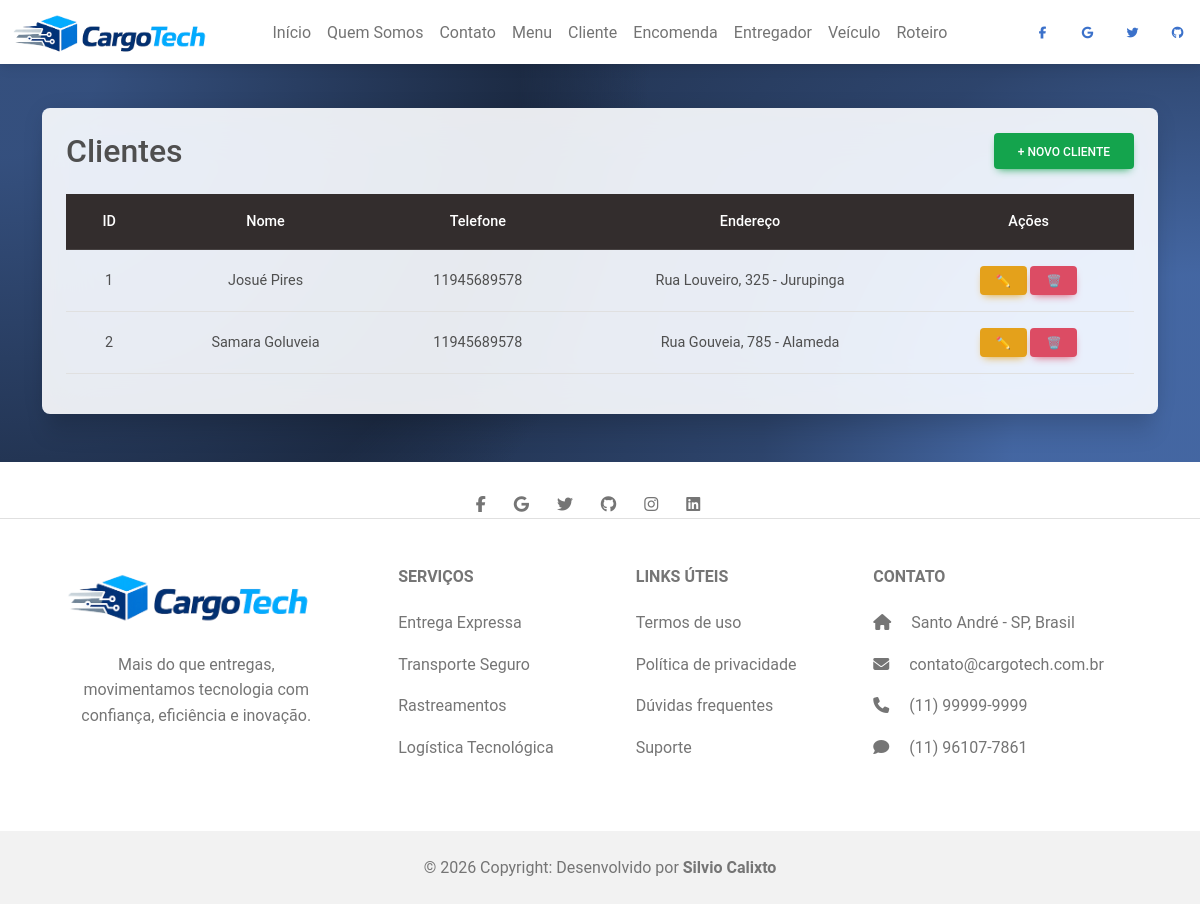
Page /telas/cliente/listar.php on the committed database.
### tables this page shows
create table cliente (
	codigo int not null primary key auto_increment,
    nome varchar(45),
    cnpj varchar(20),
    telefone varchar(17),
    codigoEndereco int
);

create table endereco (
	codigo int not null primary key auto_increment,
    logradouro varchar(45),
    numero int,
    bairro varchar(20),
    estado varchar(45),
    cep varchar(10)
);

### DAO/conexao.php (called while the page is built, shortened)
<?php
  class Conexao {
    function conectar() {
      try {
        $conn = mysqli_connect('localhost',
                               'root',
                               '',
                               'entregas');
      if($conn) {
        return $conn;
      }
      }
      catch(Exception $erro)
      {
        return "Algo deu errado!<br><br> $erro";
      }
    }
  }
?>

### DAO/ClienteDAO.php (called while the page is built, shortened)
<?php
require_once('conexao.php');
class ClienteDAO {
    private $conn;
    public function __construct() {
        $conexao = new Conexao();
        $this->conn = $conexao->conectar();
    }
    public function listarComEndereco() {
        $sql = "
        SELECT cliente.*, endereco.logradouro, endereco.numero, endereco.bairro
        FROM cliente
        LEFT JOIN endereco
        ON cliente.codigoEndereco = endereco.codigo
        ";
        return mysqli_query($this->conn, $sql);
    }
}

### telas/cliente/listar.php (the view, shortened to what this page needs)
<?php
require_once('../../DAO/ClienteDAO.php');
$clienteDAO = new ClienteDAO();
$result = $clienteDAO->listarComEndereco();
?>
<!doctype html>
<html lang="pt-br">
  <head>
    <link rel="stylesheet" href="../../css/style.css">
    <link rel="stylesheet" href="https://cdnjs.cloudflare.com/ajax/libs/font-awesome/6.7.2/css/all.min.css">
    <link href="https://cdnjs.cloudflare.com/ajax/libs/mdb-ui-kit/6.4.0/mdb.min.css" rel="stylesheet"/>
    </head>
  <body>
    <header>
        <nav class="navbar navbar-expand-lg bg-body fixed-top" >
          <div class="container-fluid">
            <div class="collapse navbar-collapse " id="navbarExample01">
            <a href="../../index.php"><img src="../../img/logo.png" alt="" width="200px"></a>
              <ul class="navbar-nav mx-auto mb-2 mb-lg-0">
                <li class="nav-item active">
                  <a class="nav-link" aria-current="page" href="../../index.php">Início</a>
                </li>
                <li class="nav-item">
                  <a class="nav-link " href="../institucional/sobre.php">Quem Somos</a>
                </li>
                <li class="nav-item">
                  <a class="nav-link" href="../institucional/contato.php">Contato</a>
                </li>
                <li class="nav-item">
                  <a class="nav-link" href="../institucional/menu.php"> Menu</a>
                </li>
                <li class="nav-item">
                  <a class="nav-link" href="../cliente/listar.php">Cliente</a>
                </li>
                <li class="nav-item">
                  <a class="nav-link" href="../encomenda/listar.php">Encomenda</a>
                </li>
                <li class="nav-item">
                  <a class="nav-link" href="../entregador/listar.php">Entregador</a>
                </li>
                <li class="nav-item">
                  <a class="nav-link" href="../veiculo/listar.php">Veículo</a>
                </li>
                <li class="nav-item">
                  <a class="nav-link" href="../roteiro/listar.php">Roteiro</a>
                </li>
              </ul>
            </div>
          </div>
          <button  type="button" data-mdb-button-init data-mdb-ripple-init class="btn btn-link btn-floating mx-1">
                    <i class="fab fa-facebook-f"></i>
                  </button>
                  <button  type="button" data-mdb-button-init data-mdb-ripple-init class="btn btn-link btn-floating mx-1">
                    <i class="fab fa-google"></i>
                  </button>
                  <button  type="button" data-mdb-button-init data-mdb-ripple-init class="btn btn-link btn-floating mx-1">
                    <i class="fab fa-twitter"></i>
                  </button>
                  <button  type="button" data-mdb-button-init data-mdb-ripple-init class="btn btn-link btn-floating mx-1">
                    <i class="fab fa-github"></i>
                  </button>
        </nav>
      </header>
<main>
<section class="background-radial-gradient py-5 form" style="margin-top: 60px;">
<div class="container">
  <div class="card bg-glass shadow-5-strong p-4">
    <div class="d-flex justify-content-between align-items-center mb-4">
      <h2 class="mb-0">Clientes</h2>
      <a href="cadastrar.php" class="btn btn-success">+ Novo Cliente</a>
    </div>
    <div class="table-responsive">
      <table class="table table-hover align-middle text-center">
        <thead class="table-dark">
          <tr>
            <th>ID</th>
            <th>Nome</th>
            <th>Telefone</th>
            <th>Endereço</th>
            <th>Ações</th>
          </tr>
        </thead>
        <tbody>
          <?php while($dados = mysqli_fetch_assoc($result)){ ?>
          <tr>
            <td><?= $dados['codigo'] ?></td>
            <td><?= $dados['nome'] ?></td>
            <td><?= $dados['telefone'] ?></td>
            <td>
              <?= $dados['logradouro'] ?>, <?= $dados['numero'] ?> - <?= $dados['bairro'] ?>
            </td>
            <td>
              <a href="editar.php?id=<?= $dados['codigo'] ?>" class="btn btn-warning btn-sm">
                ✏️
              </a>
              <a href="?acao=excluir&id=<?= $dados['codigo'] ?>"
                 class="btn btn-danger btn-sm"
                 onclick="return confirm('Tem certeza que deseja excluir?')">
                🗑️
              </a>
            </td>
          </tr>
          <?php } ?>
        </tbody>
      </table>
    </div>
  </div>
</div>
</section>
        <footer class="text-center text-lg-start bg-body-tertiary text-muted">
    <section class="d-flex justify-content-center border-bottom">
      <div>
        <a href="" class="me-4 text-reset">
          <i class="fab fa-facebook-f"></i>
        </a>
        <a href="" class="me-4 text-reset">
          <i class="fab fa-google"></i>
        </a>
        <a href="" class="me-4 text-reset">
          <i class="fab fa-twitter"></i>
        <a href="" class="me-4 text-reset">
          <i class="fab fa-github"></i>
        </a>
        <a href="" class="me-4 text-reset">
          <i class="fab fa-instagram"></i>
        </a>
        <a href="" class="me-4 text-reset">
          <i class="fab fa-linkedin"></i>
        </a>
      </div>
    </section>
    <section class="">
      <div class="container text-center text-md-start mt-5">
        <div class="row mt-3">
          <div class="col-md-3 col-lg-4 col-xl-3 mx-auto mb-4">
              <img src="../../img/logo.png" alt="" width="250px">
              <br><br>
            <p class="text-center">
            Mais do que entregas, movimentamos tecnologia com confiança, eficiência e inovação.
            </p>
          </div>
          <div class="col-md-2 col-lg-2 col-xl-2 mx-auto mb-4">
            <h6 class="text-uppercase fw-bold mb-4">
            Serviços
            </h6>
            <p>
              <a href="#!" class="text-reset">Entrega Expressa</a>
            </p>
            <p>
              <a href="#!" class="text-reset">Transporte Seguro</a>
            </p>
            <p>
              <a href="#!" class="text-reset">Rastreamentos</a>
            </p>
            <p>
              <a href="#!" class="text-reset">Logística Tecnológica</a>
            </p>
          </div>
          <div class="col-md-3 col-lg-2 col-xl-2 mx-auto mb-4">
            <h6 class="text-uppercase fw-bold mb-4">
            Links úteis
            </h6>
            <p>
              <a href="#!" class="text-reset">Termos de uso</a>
            </p>
            <p>
              <a href="#!" class="text-reset">Política de privacidade</a>
            </p>
            <p>
              <a href="#!" class="text-reset">Dúvidas frequentes</a>
            </p>
            <p>
              <a href="#!" class="text-reset">Suporte</a>
            </p>
          </div>
          <div class="col-md-4 col-lg-3 col-xl-3 mx-auto mb-md-0 mb-4">
            <h6 class="text-uppercase fw-bold mb-4">Contato</h6>
            <p><i class="fas fa-home me-3"></i> Santo André - SP, Brasil</p>
            <p>
              <i class="fas fa-envelope me-3"></i>
              contato@cargotech.com.br
            </p>
            <p><i class="fas fa-phone me-3"></i> (11) 99999-9999</p>
            <p><i class="fa-solid fa-comment me-3"></i> (11) 96107-7861</p>
          </div>
        </div>
      </div>
    </section>
    <div class="text-center p-4" style="background-color: rgba(0, 0, 0, 0.05);">
      © 2026 Copyright: Desenvolvido por
      <a class="text-reset fw-bold" href="https://github.com/SilvioCalixto" target="_blank">Silvio Calixto</a>
    </div>
  </footer>
  </body>
</html>

### css/style.css (style rules this page uses)
section { margin-bottom: 30px; }
.background-radial-gradient { background-color: hsl(218, 41%, 15%); background-image: radial-gradient(650px circle at 0% 0%, hsl(218, 41%, 35%) 15%, hsl(218, 41%, 30%) 35%, hsl(218, 41%, 20%) 75%, hsl(218, 41%, 19%) 80%, transparent 100%), radial-gradient(1250px circle at 100% 100%, hsl(218, 41%, 45%) 15%, hsl(218, 41%, 30%) 35%, hsl(218, 41%, 20%) 75%, hsl(218, 41%, 19%) 80%, transparent 100%); }
.bg-glass { background-color: hsla(0, 0%, 100%, 0.9) !important; backdrop-filter: saturate(200%) blur(25px); }

### telas/cliente/listar.php (style rules this page uses)
.background-radial-gradient { background-color: hsl(218, 41%, 15%); background-image: radial-gradient(650px circle at 0% 0%, hsl(218, 41%, 35%) 15%, hsl(218, 41%, 30%) 35%, hsl(218, 41%, 20%) 75%, hsl(218, 41%, 19%) 80%, transparent 100%), radial-gradient(1250px circle at 100% 100%, hsl(218, 41%, 45%) 15%, hsl(218, 41%, 30%) 35%, hsl(218, 41%, 20%) 75%, hsl(218, 41%, 19%) 80%, transparent 100%); }
.bg-glass { background-color: hsla(0, 0%, 100%, 0.9) !important; backdrop-filter: saturate(200%) blur(25px); }

### rows in the picture
cliente: codigo "1", nome "Josué Pires", telefone "11945689578", codigoEndereco.logradouro "Rua Louveiro", codigoEndereco.numero "325", codigoEndereco.bairro "Jurupinga"
cliente: codigo "2", nome "Samara Goluveia", telefone "11945689578", codigoEndereco.logradouro "Rua Gouveia", codigoEndereco.numero "785", codigoEndereco.bairro "Alameda"
